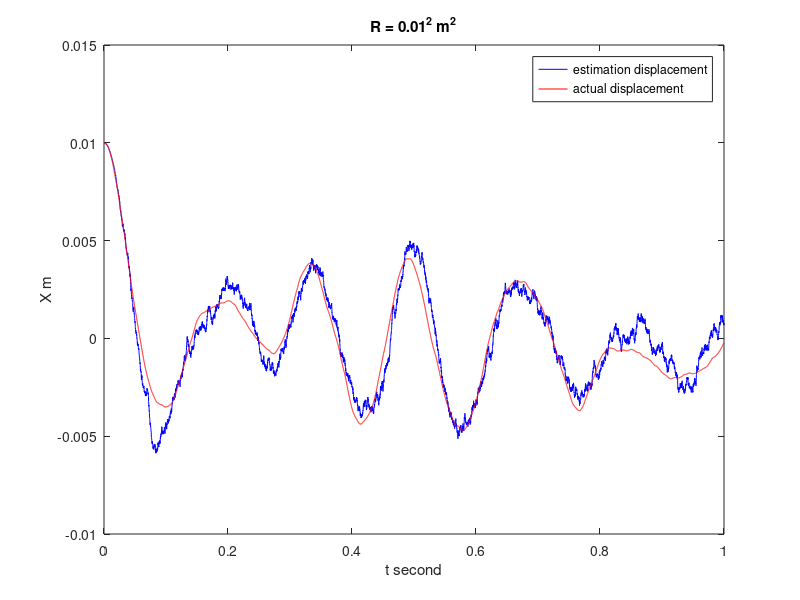
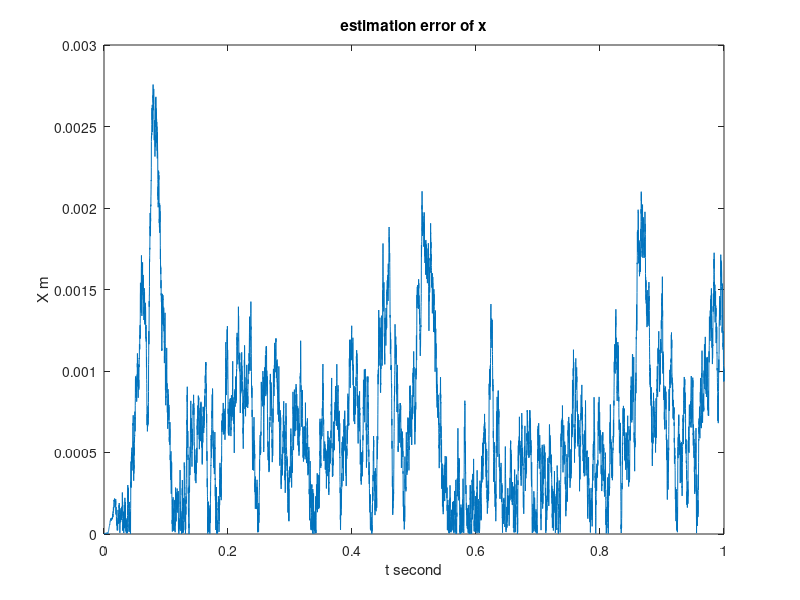
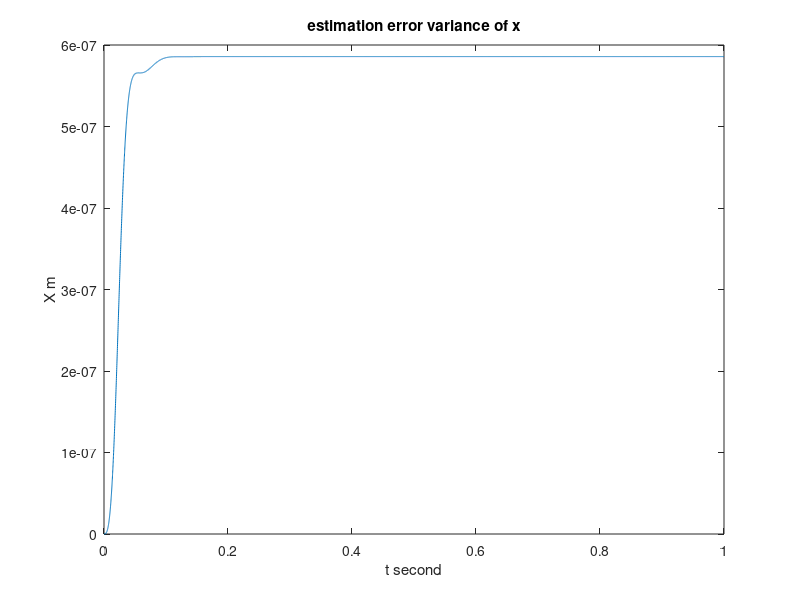

These figures' MATLAB source, in order:
m = 1; % kg
K = 10/0.01; % N/m
b = 0.1/0.01; % N-sec/m
q = 0.1; % noise strength N^2/sec
dt = 0.0001; % time step sec
F = [0, 1/m; -K, -b/m];
H = [1, 0];
G = [0;1];
R = 0.01^2;
%R = 0.001^2;
timesteps = 10000;
ensembles = 1000;
dbeta = randn(timesteps,1)*sqrt(q*dt);
V = randn(timesteps, 1)*sqrt(R);
x = zeros(timesteps,1);
p = zeros(timesteps,1);
x0 = 0.01;
x(1,1) = x0;
xV = zeros(2, timesteps);
xV(1,1) = x0;
x_plusV = zeros(2, timesteps);
x_minusV = zeros(2, timesteps);
x_plusV(1,1) = x0;
x_minusV(1,1) = x0;
p_plus = zeros(2, 2, timesteps);
p_minus = zeros(2, 2, timesteps);
sigma_xV = zeros(timesteps);
for i = 2:timesteps
    x(i) = x(i-1) + p(i-1)/m*dt;
    p(i) = p(i-1) + (-K*x(i-1)-b/m*p(i-1))*dt + dbeta(i-1);
    
    xV(:,i) = [x(i); p(i)];
    z = x(i) + V(i-1);
    
    x_minusV(:,i) = x_plusV(:,i-1) + F*x_plusV(:,i-1)*dt;
    p_minus(:,:,i) = p_plus(:,:,i-1) + (F*p_plus(:,:,i-1)+p_plus(:,:,i-1)*F'+G*q*G')*dt;
    KG = p_minus(:,:,i)*H'*inv(H*p_minus(:,:,i)*H'+R);
    x_plusV(:,i) = x_minusV(:,i)+KG*(z-H*x_minusV(:,i));
    p_plus(:,:,i) = p_minus(:,:,i)-KG*H*p_minus(:,:,i);
    p_minus(:,:,i) = p_plus(:,:,i);
    sigma_xV(i) = sqrt(p_plus(1,1,i));
end

abs_error = abs(xV(1,:) - x_plusV(1,:));
abs_error2 = p_plus(1,1,:);
abs_error2 = abs_error2(:);
%plot
tV = 0:dt:(timesteps-1)*dt;
tV = tV';
figure(1);
plot(tV, x_plusV(1,:), 'b', tV, xV(1,:), 'r');
xlabel('t second');
ylabel('X m');
legend('estimation displacement','actual displacement');
title('R = 0.01^2 m^2');
figure(2);
plot(tV, abs_error);
xlabel('t second');
ylabel('X m');
title('estimation error of x');
figure(3);
plot(tV, abs_error2);
xlabel('t second');
ylabel('X m');
title('estimation error variance of x');

